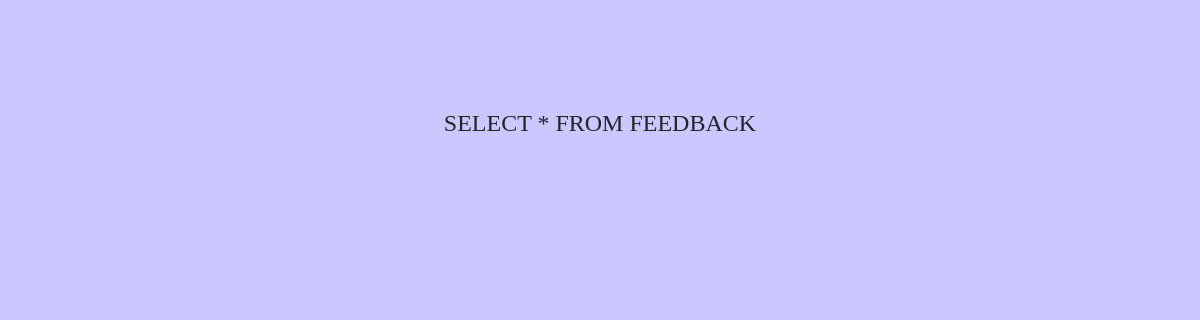
Before: /feedback_table.php with the older database file.
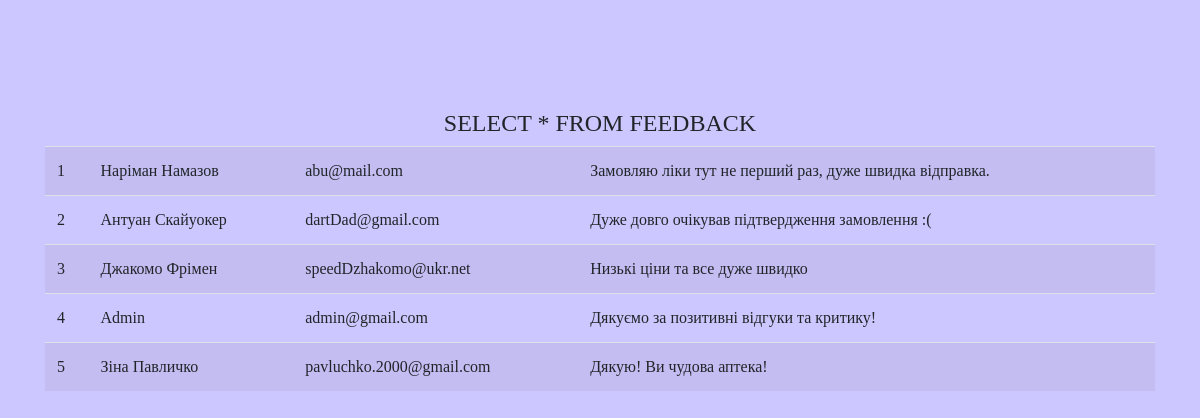
After: the same page with the newer database file.
### tables this page shows
CREATE TABLE feedback (
    id_feedback INTEGER PRIMARY KEY AUTOINCREMENT,
    uName TEXT NOT NULL, 
    uEmail TEXT NOT NULL, 
    uMessage TEXT NOT NULL);

### feedback_table.php (the view, shortened to what this page needs)
 <!DOCTYPE html>
 <html>
 <head>
     <link rel="stylesheet" href="https://stackpath.bootstrapcdn.com/bootstrap/4.4.1/css/bootstrap.min.css"
>
     <link rel="stylesheet" href="https://use.fontawesome.com/releases/v5.7.0/css/all.css"
>
     <link rel="stylesheet" type="text/css" href="style.css">
 </head>
 <body>
     <div class="container">
         <?php
    $db = new SQLite3("chemists.db");
    $db->enableExceptions(true);
    function getRows($db, $table){
        $select = "SELECT * FROM $table";
        try{
            $result = $db->query($select);
            $array = array();
        while($data = $result->fetchArray(SQLITE3_ASSOC))
        {
            $array[] = $data;
        }
        $output="";
        for($i=0; $i<count($array);$i++){
            $id = $array[$i]['id_feedback'];
            $name = $array[$i]['uName'];
            $mail = $array[$i]['uEmail'];
            $mess = $array[$i]['uMessage'];
            $output.="<tr><td>$id</td><td>$name</td><td>$mail</td><td>$mess</td></tr>";
        }
        echo "
          <h4 class=\"text-center\">SELECT * FROM FEEDBACK</h4>
          <table class=\"table table-striped table-hover\">
             $output
          </table>
        ";
        return $array;
        }
        catch (Exception $ex){
            echo $ex->getMessage();
        }
    }
    getRows($db, "feedback");
?>
     </div>
 </body>
 </html>

### style.css (style rules this page uses)
html { height: 100%; width: 100%; }
body { margin-top: 109px; font-family: "Century Gothic"; background-color: rgb(205, 199, 255); }

Changed rows visible on the page:
added feedback: id_feedback "1", uName "Наріман Намазов", uEmail "abu@mail.com", uMessage "Замовляю ліки тут не перший раз, дуже швидка відправка."
added feedback: id_feedback "2", uName "Антуан Скайуокер", uEmail "dartDad@gmail.com", uMessage "Дуже довго очікував підтвердження замовлення :("
added feedback: id_feedback "3", uName "Джакомо Фрімен", uEmail "speedDzhakomo@ukr.net", uMessage "Низькі ціни та все дуже швидко"
added feedback: id_feedback "4", uName "Admin", uEmail "admin@gmail.com", uMessage "Дякуємо за позитивні відгуки та критику!"
added feedback: id_feedback "5", uName "Зіна Павличко", uEmail "pavluchko.2000@gmail.com", uMessage "Дякую! Ви чудова аптека!"
